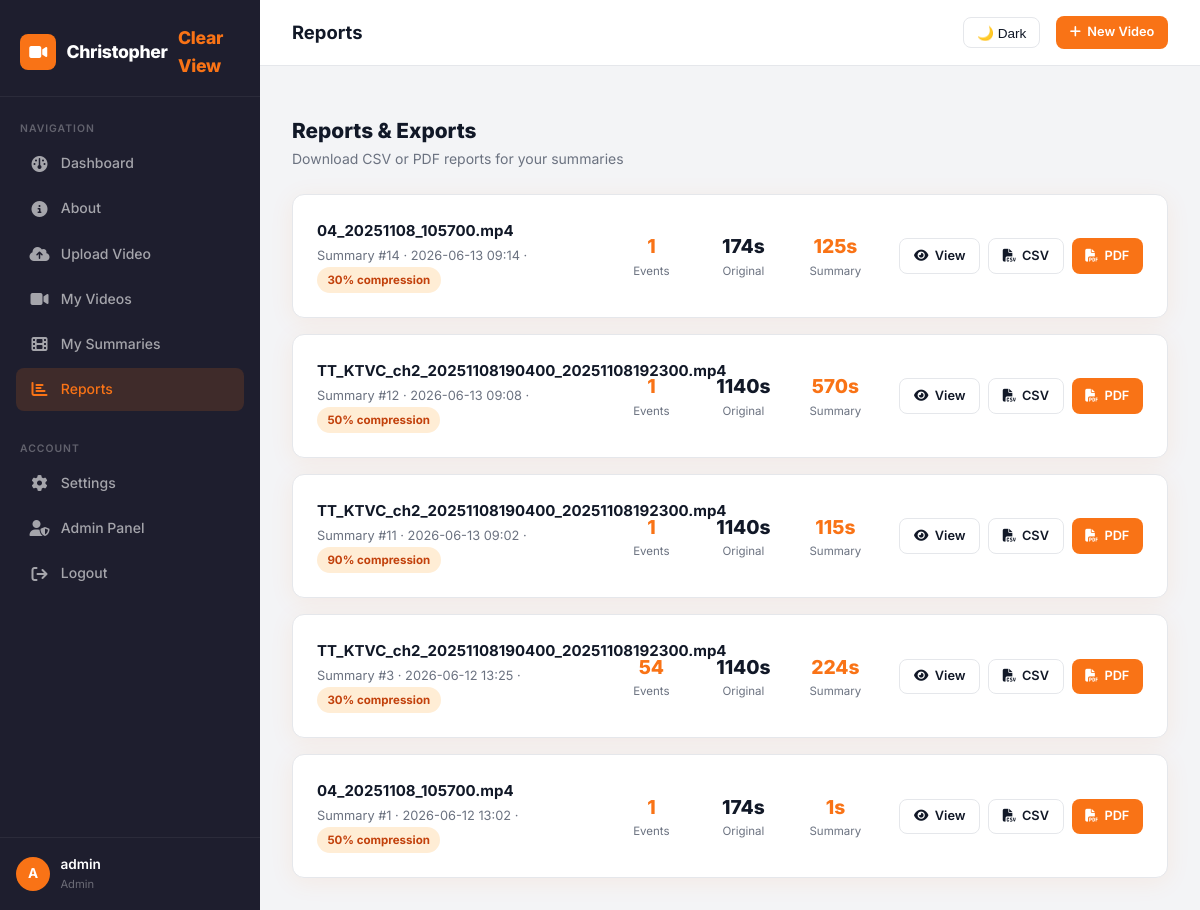
The app's page /reports (signed in) with its own data.
### tables this page shows
CREATE TABLE users (
            id          INTEGER PRIMARY KEY AUTOINCREMENT,
            username    TEXT    UNIQUE NOT NULL,
            email       TEXT    UNIQUE NOT NULL,
            password    TEXT    NOT NULL,
            role        TEXT    DEFAULT 'user',
            created_at  TEXT    DEFAULT (datetime('now')),
            last_login  TEXT
        );

CREATE TABLE summaries (
            id              INTEGER PRIMARY KEY AUTOINCREMENT,
            video_id        INTEGER NOT NULL,
            user_id         INTEGER NOT NULL,
            filename        TEXT    NOT NULL,
            compression     INTEGER,
            original_dur    REAL,
            summary_dur     REAL,
            events_detected INTEGER DEFAULT 0,
            processing_time REAL,
            motion_avg      REAL,
            status          TEXT    DEFAULT 'processing',
            created_at      TEXT    DEFAULT (datetime('now')),
            FOREIGN KEY (video_id) REFERENCES videos(id),
            FOREIGN KEY (user_id)  REFERENCES users(id)
        );

CREATE TABLE videos (
            id            INTEGER PRIMARY KEY AUTOINCREMENT,
            user_id       INTEGER NOT NULL,
            filename      TEXT    NOT NULL,
            original_name TEXT    NOT NULL,
            file_size     INTEGER,
            duration      REAL,
            fps           REAL,
            width         INTEGER,
            height        INTEGER,
            status        TEXT    DEFAULT 'uploaded',
            uploaded_at   TEXT    DEFAULT (datetime('now')),
            FOREIGN KEY (user_id) REFERENCES users(id)
        );

### app.py (the view)
@app.route('/reports')
@login_required
def reports():
    user      = current_user()
    summaries = get_user_summaries(user['id'])
    return render_template('report.html', user=user, summaries=summaries)

### app.py (called while the page is built)
def login_required(f):
    from functools import wraps
    @wraps(f)
    def decorated(*args, **kwargs):
        if 'user_id' not in session:
            flash('Please log in to continue.', 'warning')
            return redirect(url_for('login'))
        return f(*args, **kwargs)
    return decorated

def current_user():
    if 'user_id' in session:
        return get_user_by_id(session['user_id'])
    return None

### utils/database.py (called while the page is built)
def get_db():
    conn = sqlite3.connect(DB_PATH)
    conn.row_factory = sqlite3.Row
    return conn

def get_user_by_id(user_id):
    conn = get_db()
    user = conn.execute('SELECT * FROM users WHERE id = ?', (user_id,)).fetchone()
    conn.close()
    return user

def get_user_summaries(user_id):
    conn = get_db()
    rows = conn.execute(
        '''SELECT s.*, v.original_name FROM summaries s
           JOIN videos v ON s.video_id = v.id
           WHERE s.user_id = ? ORDER BY s.created_at DESC''',
        (user_id,)
    ).fetchall()
    conn.close()
    return rows

### templates/report.html (shortened to what this page needs)
{% extends "base.html" %}
{% block page_title %}Reports{% endblock %}
{% block content %}
<div style="display:flex;align-items:center;justify-content:space-between;margin-bottom:1.5rem;">
  <div>
    <h2 style="font-size:1.3rem;font-weight:800;">Reports &amp; Exports</h2>
    <p style="color:var(--text-muted);font-size:.875rem;">Download CSV or PDF reports for your summaries</p>
  </div>
</div>
{% if summaries %}
<div style="display:flex;flex-direction:column;gap:1rem;">
  {% for s in summaries %}
  <div class="card">
    <div class="card-body" style="display:flex;align-items:center;gap:1.5rem;flex-wrap:wrap;">
      <div style="flex:1;min-width:200px;">
        <div style="font-weight:700;margin-bottom:.2rem;">{{ s['original_name'] }}</div>
        <div style="font-size:.8rem;color:var(--text-muted);">
          Summary #{{ s['id'] }} ·
          {{ s['created_at'][:16] }} ·
          <span class="badge badge-orange">{{ s['compression'] }}% compression</span>
        </div>
      </div>
      <div style="display:flex;gap:.75rem;align-items:center;flex-wrap:wrap;">
        <div style="text-align:center;min-width:80px;">
          <div style="font-size:1.2rem;font-weight:800;color:var(--orange);">{{ s['events_detected'] }}</div>
          <div style="font-size:.72rem;color:var(--text-muted);">Events</div>
        </div>
        <div style="text-align:center;min-width:80px;">
          <div style="font-size:1.2rem;font-weight:800;">{% if s['original_dur'] %}{{ "%.0f"|format(s['original_dur']) }}s{% else %}—{% endif %}</div>
          <div style="font-size:.72rem;color:var(--text-muted);">Original</div>
        </div>
        <div style="text-align:center;min-width:80px;">
          <div style="font-size:1.2rem;font-weight:800;color:var(--orange);">{% if s['summary_dur'] %}{{ "%.0f"|format(s['summary_dur']) }}s{% else %}—{% endif %}</div>
          <div style="font-size:.72rem;color:var(--text-muted);">Summary</div>
        </div>
      </div>
      <div style="display:flex;gap:.5rem;">
        {% if s['status'] == 'done' %}
          <a href="{{ url_for('results', summary_id=s['id']) }}" class="btn-outline btn-sm">
            <i class="fa-solid fa-eye"></i> View
          </a>
          <a href="{{ url_for('export_csv', summary_id=s['id']) }}" class="btn-outline btn-sm">
            <i class="fa-solid fa-file-csv"></i> CSV
          </a>
          <a href="{{ url_for('export_pdf', summary_id=s['id']) }}" class="btn-orange btn-sm">
            <i class="fa-solid fa-file-pdf"></i> PDF
          </a>
        {% else %}
          <span class="badge badge-warning">{{ s['status'] }}</span>
        {% endif %}
      </div>
    </div>
  </div>
  {% endfor %}
</div>
{% endif %}
{% endblock %}

### templates/base.html (shortened to what this page needs)
<!DOCTYPE html>
<html lang="en">
<head>
  <link rel="stylesheet" href="{{ url_for('static', filename='css/style.css') }}">
  <link rel="stylesheet" href="https://cdnjs.cloudflare.com/ajax/libs/font-awesome/6.5.0/css/all.min.css">
</head>
<body>
<div class="app-wrapper">
  <aside class="sidebar" id="sidebar">
    <a href="{{ url_for('dashboard') }}" class="sidebar-brand">
      <div class="brand-icon"><i class="fa-solid fa-video-camera"></i></div>
      Christopher <em>Clear View</em>
    </a>
    <div class="sidebar-section">
      <div class="sidebar-section-label">Navigation</div>
      <a href="{{ url_for('dashboard') }}" class="nav-item">
        <i class="fa-solid fa-gauge nav-icon"></i> Dashboard
      </a>
      <a href="{{ url_for('about') }}" class="nav-item">
        <i class="fa-solid fa-circle-info nav-icon"></i> About
      </a>
      <a href="{{ url_for('upload') }}" class="nav-item">
        <i class="fa-solid fa-cloud-arrow-up nav-icon"></i> Upload Video
      </a>
      <a href="{{ url_for('videos_list') }}" class="nav-item">
        <i class="fa-solid fa-video nav-icon"></i> My Videos
      </a>
      <a href="{{ url_for('summaries_list') }}" class="nav-item">
        <i class="fa-solid fa-film nav-icon"></i> My Summaries
      </a>
      <a href="{{ url_for('reports') }}" class="nav-item">
        <i class="fa-solid fa-chart-bar nav-icon"></i> Reports
      </a>
    </div>
    <div class="sidebar-section">
      <div class="sidebar-section-label">Account</div>
      <a href="{{ url_for('settings') }}" class="nav-item">
        <i class="fa-solid fa-gear nav-icon"></i> Settings
      </a>
      {% if user and user['role'] == 'admin' %}
      <a href="{{ url_for('admin') }}" class="nav-item">
        <i class="fa-solid fa-user-shield nav-icon"></i> Admin Panel
      </a>
      {% endif %}
      <a href="{{ url_for('logout') }}" class="nav-item">
        <i class="fa-solid fa-arrow-right-from-bracket nav-icon"></i> Logout
      </a>
    </div>
    <div class="sidebar-footer">
      <div class="user-mini">
        <div class="avatar-sm">{{ user['username'][0].upper() if user else '?' }}</div>
        <div class="user-mini-info">
          <div class="user-mini-name">{{ user['username'] if user else 'Guest' }}</div>
          <div class="user-mini-role">{{ user['role'].capitalize() if user else '' }}</div>
        </div>
      </div>
    </div>
  </aside>
  <div class="main-content">
    <div class="topbar">
      <div style="display:flex;align-items:center;gap:1rem;">
        <span class="topbar-title">{% block page_title %}Dashboard{% endblock %}</span>
      </div>
      <div class="topbar-actions">
        <button class="dark-toggle" id="darkToggle" onclick="toggleDark()">🌙 Dark</button>
        <a href="{{ url_for('upload') }}" class="btn-orange btn-sm">
          <i class="fa-solid fa-plus"></i> New Video
        </a>
      </div>
    </div>
    <div class="page-body">
      {% block content %}{% endblock %}
    </div>
  </div>
</div>
</body>
</html>

### static/css/style.css (style rules this page uses)
:root { --orange: #F97316; --orange-dark: #EA6B0A; --orange-light: #FFF7ED; --orange-mid: #FFEDD5; --dark: #1E1E2E; --dark-2: #27273A; --dark-3: #32324A; --gray: #6B7280; --gray-light: #F3F4F6; --white: #FFFFFF; --text: #111827; --text-muted: #6B7280; --border: #E5E7EB; --shadow: 0 4px 24px rgba(249,115,22,0.08); --radius: 12px; --radius-sm: 8px; --sidebar-w: 260px; --transition: all .22s cubic-bezier(.4,0,.2,1); }
*, *::before, *::after { box-sizing: border-box; margin: 0; padding: 0; }
html { scroll-behavior: smooth; }
body { font-family: 'Inter', sans-serif; background: var(--gray-light); color: var(--text); line-height: 1.6; font-size: 15px; }
.app-wrapper { display: flex; min-height: 100vh; }
.sidebar { width: var(--sidebar-w); background: var(--dark); display: flex; flex-direction: column; position: fixed; top: 0; left: 0; bottom: 0; z-index: 100; transition: var(--transition); overflow-y: auto; }
.sidebar-brand { display: flex; align-items: center; gap: .65rem; padding: 1.5rem 1.25rem 1rem; text-decoration: none; color: var(--white); font-size: 1.1rem; font-weight: 800; letter-spacing: -0.3px; border-bottom: 1px solid rgba(255,255,255,.06); margin-bottom: .5rem; }
.sidebar-brand .brand-icon { width: 36px; height: 36px; background: var(--orange); border-radius: 8px; display: flex; align-items: center; justify-content: center; font-size: 1rem; flex-shrink: 0; }
.sidebar-brand em { color: var(--orange); font-style: normal; }
.sidebar-section { padding: .5rem 1rem; margin-bottom: .25rem; }
.sidebar-section-label { font-size: .65rem; text-transform: uppercase; letter-spacing: 1px; color: rgba(255,255,255,.3); font-weight: 600; padding: .5rem .25rem .25rem; }
.nav-item { display: flex; align-items: center; gap: .7rem; padding: .65rem .85rem; border-radius: var(--radius-sm); color: rgba(255,255,255,.6); text-decoration: none; font-size: .875rem; font-weight: 500; transition: var(--transition); margin-bottom: 2px; }
.nav-item.active { background: rgba(249,115,22,.15); color: var(--orange); }
.nav-icon { font-size: 1rem; width: 20px; text-align: center; flex-shrink: 0; }
.sidebar-footer { margin-top: auto; padding: 1rem; border-top: 1px solid rgba(255,255,255,.06); }
.user-mini { display: flex; align-items: center; gap: .65rem; }
.avatar-sm { width: 34px; height: 34px; background: var(--orange); border-radius: 50%; display: flex; align-items: center; justify-content: center; font-weight: 700; font-size: .85rem; color: #fff; flex-shrink: 0; }
.user-mini-info { flex: 1; min-width: 0; }
.user-mini-name { font-size: .85rem; font-weight: 600; color: var(--white); white-space: nowrap; overflow: hidden; text-overflow: ellipsis; }
.user-mini-role { font-size: .7rem; color: rgba(255,255,255,.35); }
.main-content { margin-left: var(--sidebar-w); flex: 1; display: flex; flex-direction: column; min-height: 100vh; }
.topbar { background: var(--white); border-bottom: 1px solid var(--border); padding: 1rem 2rem; display: flex; align-items: center; justify-content: space-between; position: sticky; top: 0; z-index: 50; }
.topbar-title { font-size: 1.15rem; font-weight: 700; }
.topbar-actions { display: flex; align-items: center; gap: 1rem; }
.page-body { padding: 2rem; flex: 1; }
.card { background: var(--white); border: 1px solid var(--border); border-radius: var(--radius); box-shadow: var(--shadow); overflow: hidden; }
.card-body { padding: 1.5rem; }
.btn-orange { background: var(--orange); color: #fff; border: none; padding: .6rem 1.25rem; border-radius: var(--radius-sm); font-weight: 600; font-size: .875rem; cursor: pointer; transition: var(--transition); display: inline-flex; align-items: center; gap: .4rem; text-decoration: none; }
.btn-outline { background: transparent; border: 1.5px solid var(--border); color: var(--text); padding: .6rem 1.25rem; border-radius: var(--radius-sm); font-weight: 600; font-size: .875rem; cursor: pointer; transition: var(--transition); display: inline-flex; align-items: center; gap: .4rem; text-decoration: none; }
.btn-sm { padding: .4rem .85rem !important; font-size: .8rem !important; }
.badge { display: inline-flex; align-items: center; padding: .25rem .65rem; border-radius: 99px; font-size: .72rem; font-weight: 700; }
.badge-orange { background: var(--orange-mid); color: #C2410C; }
.dark-toggle { background: none; border: 1.5px solid var(--border); padding: .4rem .8rem; border-radius: var(--radius-sm); cursor: pointer; font-size: .85rem; color: var(--text); transition: var(--transition); }

### records on screen
users: username "A", username "admin", role "Admin"
summaries: original_name "04_20251108_105700.mp4", id "14", created_at "2026-06-13 09:14", compression "30", events_detected "1", original_dur "174", summary_dur "125"
summaries: original_name "TT_KTVC_ch2_20251108190400_20251108192300.mp4", id "12", created_at "2026-06-13 09:08", compression "50", events_detected "1", original_dur "1140", summary_dur "570"
summaries: original_name "TT_KTVC_ch2_20251108190400_20251108192300.mp4", id "11", created_at "2026-06-13 09:02", compression "90", events_detected "1", original_dur "1140", summary_dur "115"
summaries: original_name "TT_KTVC_ch2_20251108190400_20251108192300.mp4", id "3", created_at "2026-06-12 13:25", compression "30", events_detected "54", original_dur "1140", summary_dur "224"
summaries: original_name "04_20251108_105700.mp4", id "1", created_at "2026-06-12 13:02", compression "50", events_detected "1", original_dur "174", summary_dur "1"
